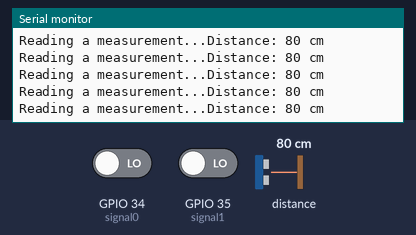
Simulated run of this sketch. Board: ESP32. On the bench: the last lines printed to the serial monitor. The test bench sets the inputs (shaded band); at power-on: distance to the obstacle 80 cm, GPIO 34 (signal0) LOW, GPIO 35 (signal1) LOW.

Above: at 1.2 s.
1.3 s: distance to the obstacle set to 250 cm
At 1.46 s:
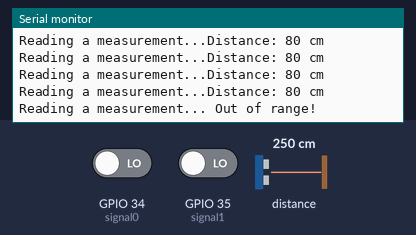
3.2 s: distance to the obstacle set to 2 cm
At 3.32 s:
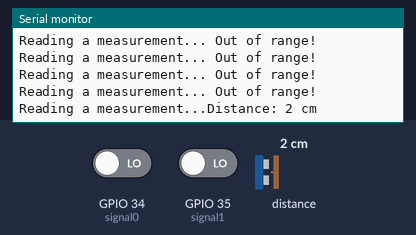

The sketch:

esp.ino
```cpp
// Include the necessary libraries
#include <Arduino.h>
#include <Wire.h>
#include <Adafruit_VL53L0X.h>
#include <HardwareSerial.h>

// Instantiate an object for the sensor
Adafruit_VL53L0X lox = Adafruit_VL53L0X();

HardwareSerial SerialPort(2); // use UART2

const int signal1 = 35;
const int signal0 = 34;
int characterToSend1;
int characterToSend0;

void setup() {
  // Initialize FPGA signals of serial send
  pinMode(signal1, INPUT);
  pinMode(signal0, INPUT);
  // Initialize Serial communication in pins
  SerialPort.begin(115200, SERIAL_8N2, 16, 17);
  // Initialize Serial communication for debugging
  Serial.begin(115200);
  Serial.println("VL53L0X Test");
  // Initialize the sensor
  if(!lox.begin()) {
    Serial.println("Failed to initialize VL53L0X");
    while(1);
  }
}

void loop() {
  // Declare variables for storing the sensor data
  VL53L0X_RangingMeasurementData_t value;
  String output;
  // Variable that comes from FPGA
  characterToSend1 = digitalRead(signal1);
  characterToSend0 = digitalRead(signal0);
  // Get the sensor data
  Serial.print("Reading a measurement...");
  lox.rangingTest(&value, false);
  uint16_t valueCentimeter = value.RangeMilliMeter/10;
  // If we get a valid measurement, send it to the screen
  if(value.RangeStatus != 4) {
    if(characterToSend1 == 1 && characterToSend0 == 1){
        SerialPort.print(String(valueCentimeter/100));
        //Serial.println(String(valueCentimeter/100));
    } else if (characterToSend1 == 1 && characterToSend0 == 0){
        SerialPort.print(String((valueCentimeter%100)/10));
        //Serial.println(String((valueCentimeter%100)/10));
    } else if (characterToSend1 == 0 && characterToSend0 == 1){
        SerialPort.print(String(valueCentimeter%10));
        //Serial.println(String(valueCentimeter%10));
    }
    // SerialPort.print(String(value.RangeMilliMeter) + " ");
    output = String(valueCentimeter) + " cm";
    Serial.print("Distance: ");
    Serial.println(output);
  } else {
    Serial.println(" Out of range! ");
  }
  // Wait a bit before the next measurement
  delay(100);
}
```

Measured:
- after the input at 1.3 s, the serial monitor: prints a new line at once (image 1)
- after the input at 3.2 s, the serial monitor: prints a new line at once (image 2)
